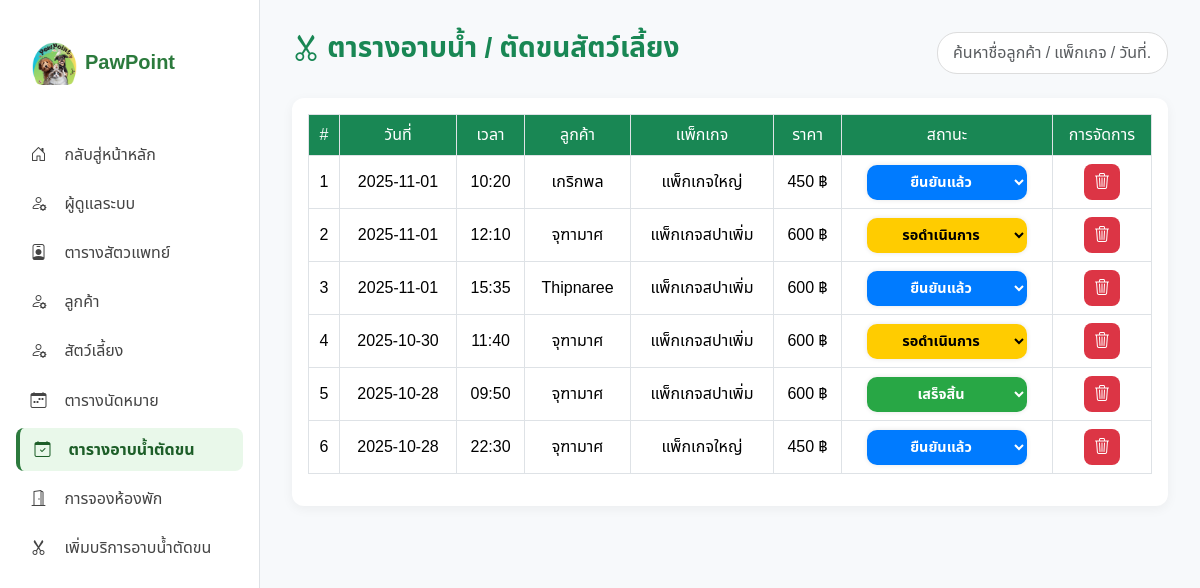
Page /myadmin/grooming_bookings.php (signed in) on the committed database.
### tables this page shows
CREATE TABLE `grooming_bookings` (
  `id` int(11) NOT NULL,
  `user_id` int(11) DEFAULT NULL,
  `pet_id` int(11) DEFAULT NULL,
  `package_id` int(11) NOT NULL,
  `booking_date` date NOT NULL,
  `booking_time` time NOT NULL,
  `note` text DEFAULT NULL,
  `status` enum('pending','confirmed','completed','cancelled','no_show') DEFAULT 'pending',
  `before_photo` varchar(255) DEFAULT NULL,
  `after_photo` varchar(255) DEFAULT NULL,
  `created_at` timestamp NOT NULL DEFAULT current_timestamp(),
  `updated_at` timestamp NULL DEFAULT NULL
);

CREATE TABLE `users` (
  `user_id` int(11) NOT NULL,
  `username` varchar(50) NOT NULL,
  `password` varchar(255) NOT NULL,
  `email` varchar(100) NOT NULL,
  `phone` varchar(20) NOT NULL,
  `address` text NOT NULL,
  `created_at` timestamp NOT NULL DEFAULT current_timestamp(),
  `status` enum('active','inactive') DEFAULT 'active'
);

CREATE TABLE `grooming_packages` (
  `id` int(11) NOT NULL,
  `name_th` varchar(100) NOT NULL,
  `description_th` text DEFAULT NULL,
  `weight_min` decimal(5,2) DEFAULT 0.00,
  `weight_max` decimal(5,2) DEFAULT 0.00,
  `price` decimal(10,2) NOT NULL,
  `is_active` tinyint(1) DEFAULT 1,
  `created_at` timestamp NOT NULL DEFAULT current_timestamp()
);

### myadmin/grooming_bookings.php (the view, shortened to what this page needs)
<?php
include 'config/db.php';
$stmt = $conn->query("
  SELECT
    gb.*,
    u.username AS customer_name,
    gp.name_th AS package_name,
    gp.price
  FROM grooming_bookings gb
  LEFT JOIN users u ON gb.user_id = u.user_id
  LEFT JOIN grooming_packages gp ON gb.package_id = gp.id
  ORDER BY gb.booking_date DESC, gb.booking_time ASC
");
$bookings = $stmt->fetchAll(PDO::FETCH_ASSOC);
?>
<!DOCTYPE html>
<html lang="th">
<head>
  <link href="https://cdn.jsdelivr.net/npm/bootstrap@5.3.3/dist/css/bootstrap.min.css" rel="stylesheet">
  <link href="https://cdn.jsdelivr.net/npm/bootstrap-icons@1.11.3/font/bootstrap-icons.css" rel="stylesheet">
</head>
<body>
  <?php include 'sidebar.php'; ?>
  <div class="main-content">
    <div class="header-bar mb-4">
      <h3 class="fw-bold text-success">
        <i class="bi bi-scissors"></i> ตารางอาบน้ำ / ตัดขนสัตว์เลี้ยง
      </h3>
      <div class="search-box">
        <input type="text" id="searchInput" class="form-control" placeholder="ค้นหาชื่อลูกค้า / แพ็กเกจ / วันที่...">
      </div>
    </div>
    <div class="card p-3">
      <table class="table table-bordered table-hover align-middle" id="bookingTable">
        <thead>
          <tr>
            <th>#</th>
            <th>วันที่</th>
            <th>เวลา</th>
            <th>ลูกค้า</th>
            <th>แพ็กเกจ</th>
            <th>ราคา</th>
            <th>สถานะ</th>
            <th>การจัดการ</th>
          </tr>
        </thead>
        <tbody>
          <?php $i = 1;
          foreach ($bookings as $b): ?>
            <tr>
              <td><?= $i++ ?></td>
              <td><?= htmlspecialchars($b['booking_date']) ?></td>
              <td><?= htmlspecialchars(substr($b['booking_time'], 0, 5)) ?></td>
              <td><?= htmlspecialchars($b['customer_name'] ?? '-') ?></td>
              <td><?= htmlspecialchars($b['package_name']) ?></td>
              <td><?= number_format($b['price'], 0) ?> ฿</td>
              <td>
                <select class="status-select <?= 'status-' . $b['status'] ?>"
                  onchange="changeStatus(<?= $b['id'] ?>, this.value)">
                  <option value="pending" <?= $b['status'] == 'pending' ? 'selected' : '' ?>>รอดำเนินการ</option>
                  <option value="confirmed" <?= $b['status'] == 'confirmed' ? 'selected' : '' ?>>ยืนยันแล้ว</option>
                  <option value="completed" <?= $b['status'] == 'completed' ? 'selected' : '' ?>>เสร็จสิ้น</option>
                </select>
              </td>
              <td>
                <button class="btn-delete" onclick="deleteBooking(<?= $b['id'] ?>)">
                  <i class="bi bi-trash3"></i>
                </button>
              </td>
            </tr>
          <?php endforeach; ?>
        </tbody>
      </table>
    </div>
  </div>
</body>
</html>

### myadmin/grooming_bookings.php (style rules this page uses)
* { font-family: 'Noto Sans Thai', sans-serif; }
body { background: #f7f9fb; display: flex; overflow-x: hidden; height: 100vh; }
.main-content { margin-left: 260px; padding: 2rem; flex: 1; overflow-y: auto; }
.card { border-radius: 12px; box-shadow: 0 3px 12px rgba(0, 0, 0, 0.05); border: none; }
.table th { background-color: #198754 !important; color: #fff; text-align: center; font-weight: 500; }
.table td { text-align: center; vertical-align: middle; background: #fff; }
.status-select { border-radius: 10px; padding: 6px 10px; border: none; font-weight: 600; font-size: 0.9rem; text-align: center; width: 160px; color: #fff; box-shadow: 0 0 5px rgba(0, 0, 0, 0.1); transition: all 0.3s ease-in-out; cursor: pointer; }
.status-select.status-pending { background-color: #ffcc00; color: #000; }
.status-select.status-confirmed { background-color: #007bff; }
.status-select.status-completed { background-color: #28a745; }
.btn-delete { background-color: #dc3545; color: white; border: none; padding: 6px 10px; border-radius: 8px; transition: 0.2s; }
.search-box { max-width: 300px; }
.search-box input { border-radius: 20px; border: 1px solid #ddd; padding: 8px 15px; }
.header-bar { display: flex; justify-content: space-between; align-items: center; flex-wrap: wrap; }

### myadmin/sidebar.php (style rules this page uses)
.main-content { margin-left: 260px; padding: 2rem; flex: 1; }

### rows in the picture
grooming_bookings: booking_date "2025-11-01", booking_time "10:20", user.username "เกริกพล", package.name_th "แพ็กเกจใหญ่", package.price "450", status+id "ยืนยันแล้ว"
grooming_bookings: booking_date "2025-11-01", booking_time "12:10", user.username "จุฑามาศ", package.name_th "แพ็กเกจสปาเพิ่ม", package.price "600", status+id "รอดำเนินการ"
grooming_bookings: booking_date "2025-11-01", booking_time "15:35", user.username "Thipnaree", package.name_th "แพ็กเกจสปาเพิ่ม", package.price "600", status+id "ยืนยันแล้ว"
grooming_bookings: booking_date "2025-10-30", booking_time "11:40", user.username "จุฑามาศ", package.name_th "แพ็กเกจสปาเพิ่ม", package.price "600", status+id "รอดำเนินการ"
grooming_bookings: booking_date "2025-10-28", booking_time "09:50", user.username "จุฑามาศ", package.name_th "แพ็กเกจสปาเพิ่ม", package.price "600", status+id "เสร็จสิ้น"
grooming_bookings: booking_date "2025-10-28", booking_time "22:30", user.username "จุฑามาศ", package.name_th "แพ็กเกจใหญ่", package.price "450", status+id "ยืนยันแล้ว"
